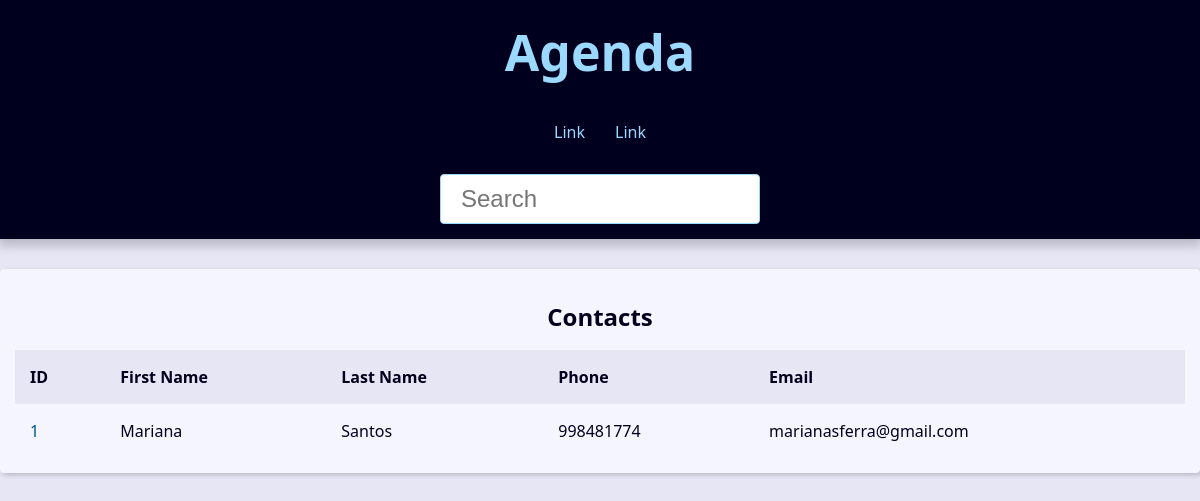
The app's page /, older data.
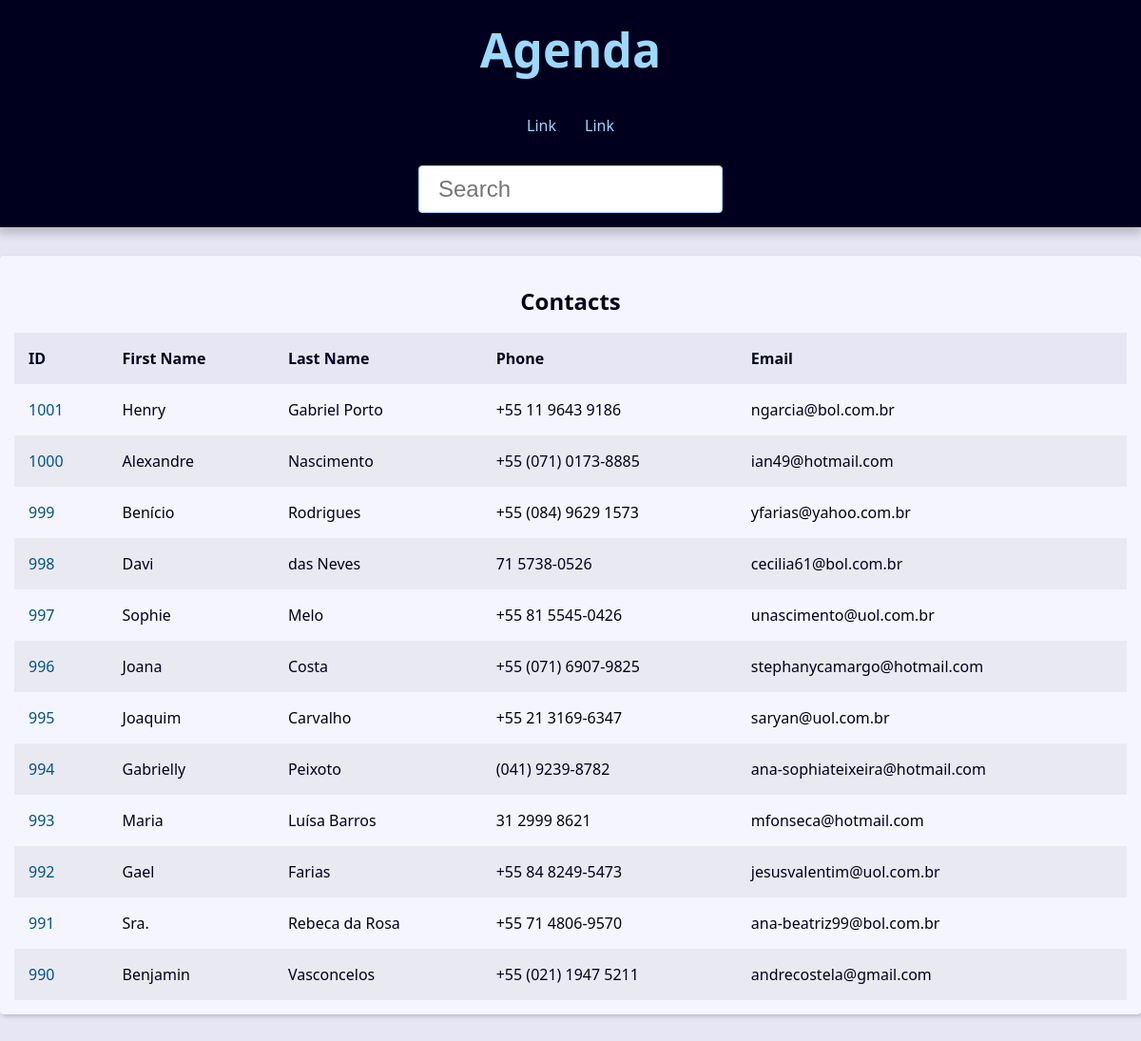
The same page, newer data.
### contact/models.py (models this page shows, shortened)
class Contact(models.Model):
    first_name = models.CharField(max_length=50)
    last_name = models.CharField(max_length=50, blank=True)
    phone = models.CharField(max_length=50)
    email = models.EmailField(max_length=254, blank=True)
    created_date = models.DateTimeField(default=timezone.now)
    description = models.TextField(blank=True)
    show = models.BooleanField(default=True)
    picture = models.ImageField(blank=True, upload_to='pictures/%Y/%m/')
    category = models.ForeignKey(Category, on_delete=models.SET_NULL, blank=True, null=True)
    owner = models.ForeignKey(User, on_delete=models.SET_NULL, blank=True, null=True)

### contact/views/contact_views.py (the view)
# urls.py: path('', views.index, name='index'),  # type:ignore
def index(request):
    contacts = Contact.objects.filter(show=True).order_by('-id')[:12]
    context = {
        'contacts': contacts,
        'site_title': 'Contatos - '
    }
    return render(request,
                  'contact/index.html',
                  context
                  )

### contact/templates/contact/index.html
{% extends "global/base.html" %}
{% block content %}
    <div class="responsive-table">
        <table class="contacts-table">
            <caption class="table-caption">
                Contacts
            </caption>
            <thead>
                <tr class="table-row table-row-header">
                    <th class="table-header">ID</th>
                    <th class="table-header">First Name</th>
                    <th class="table-header">Last Name</th>
                    <th class="table-header">Phone</th>
                    <th class="table-header">Email</th>
                </tr>
            </thead>
            <tbody>
                {% for contact in contacts %}
                    <tr class="table-row">
                        <td class="table-cel">
                            <a href="{% url 'contact:contact' contact.id %}" class="table-link">
                                {{ contact.id }}
                            </a>
                        </td>
                        <td class="table-cel">
                            {{ contact.first_name }}
                        </td>
                        <td class="table-cel">
                            {{ contact.last_name }}
                        </td>
                        <td class="table-cel">
                            {{ contact.phone }}
                        </td>
                        <td class="table-cel">
                            {{ contact.email }}
                        </td>
                    </tr>
                {% endfor %}
            </tbody>
        </table>
    </div>
{% endblock content %}

### base_templates/global/base.html
<!DOCTYPE html>
<html lang="pt-BR">
<head>
    {% include "global/partials/head.html" %}
</head>
<body>
    {% include "global/partials/header.html" %}
    <main class="content">
        {% block content %}{% endblock content %}
    </main>
</body>
</html>

### base_templates/global/partials/head.html (shortened to what this page needs)
{% load static %}
<link rel="stylesheet" href="{% static 'global/css/styles.css' %}">

### base_templates/global/partials/header.html
   <header class="header">
        <h1 class="header-heading">
            <a href="#" class="header-link">Agenda</a>
        </h1>
        <nav class="menu">
            <ul class="menu-list">
                <li class="menu-item">
                    <a href="#" class="menu-link">
                        Link
                    </a>
                </li>
                <li class="menu-item">
                    <a href="#" class="menu-link">
                        Link
                    </a>
                </li>
            </ul>
        </nav>
        <div class="search">
            <form action="" method="get">
                <input type="search" class="search-input" placeholder="Search" name='q'>
            </form>
        </div>
    </header>

### base_static/global/css/styles.css (style rules this page uses)
:root { --spacing: 1.5rem; --link-dark-color: rgb(0, 83, 134); --link-light-color: rgb(156, 217, 255); --clr-white: rgb(245, 245, 255); --clr-black: rgb(0, 0, 30); --clr-light-gray: rgb(230, 230, 245); --clr-dark-shadow-5: rgba(0, 0, 10, 5%); --clr-dark-shadow-10: rgba(0, 0, 10, 10%); --clr-dark-shadow-20: rgba(0, 0, 10, 20%); --clr-light-shadow-5: rgba(200, 200, 255, 5%); --clr-light-shadow-10: rgba(200, 200, 255, 10%); --clr-light-shadow-20: rgba(200, 200, 255, 20%); --main-page-width: 120rem; --table-min-width: 60rem; --biggest-font-size: 5rem; --bigger-font-size: 4rem; --big-font-size: 3.2rem; --medium-font-size: 2.4rem; --small-font-size: 1.6rem; --smaller-font-size: 1.4rem; --smallest-font-size: 1.2rem; --transition-fast: 300ms; --transition-medium: 600ms; --transition-slow: 1s; --default-border-radius: 4px; }
*, *::before, *::after { margin: 0; padding: 0; box-sizing: border-box; }
html { font-size: 62.5%; }
body { font-family: system-ui, -apple-system, BlinkMacSystemFont, 'Segoe UI', Roboto, Oxygen, Ubuntu, Cantarell, 'Open Sans', 'Helvetica Neue', sans-serif; line-height: 1.5; font-size: var(--small-font-size); color: var(--clr-black); -webkit-font-smoothing: antialiased; background: var(--clr-light-gray); }
.header { background: var(--clr-black); padding: var(--spacing); box-shadow: 0 5px 10px 2px var(--clr-dark-shadow-20); z-index: 1; position: relative; }
.header-heading { font-size: var(--biggest-font-size); text-align: center; }
.header-link { color: var(--link-light-color); text-decoration: none; transition: filter var(--transition-fast) ease-in-out; }
.menu { margin: var(--spacing); }
.menu-list { list-style: none; display: flex; justify-content: center; flex-flow: row wrap; }
.menu-link { display: block; padding: var(--spacing); color: var(--link-light-color); text-decoration: none; transition: background-color var(--transition-fast) ease-in-out; border-radius: var(--default-border-radius); }
.content { max-width: var(--main-page-width); margin: calc(var(--spacing) * 2) auto; padding: var(--spacing); background: var(--clr-white); box-shadow: 2px 2px 5px var(--clr-dark-shadow-20); border-radius: var(--default-border-radius); }
.responsive-table { width: 100%; overflow-x: auto; }
.contacts-table { width: 100%; min-width: var(--table-min-width); border-collapse: collapse; }
.table-caption { font-size: var(--medium-font-size); font-weight: bold; padding: var(--spacing); }
.table-row { text-align: left; text-overflow: ellipsis; transition: background-color var(--transition-fast) ease-in-out; }
.table-row:nth-of-type(2n) { background: var(--clr-dark-shadow-5); }
.table-row-header { background: var(--clr-light-gray); color: var(--clr-black); }
.table-cel, .table-header { padding: var(--spacing); }
.table-link { color: var(--link-dark-color); transition: color var(--transition-fast) ease-in-out; text-decoration: none; }
.search { display: flex; justify-content: center; }
.search-input { font-size: var(--medium-font-size); padding: 1rem 2rem; width: 100%; max-width: 32rem; border-radius: var(--default-border-radius); border: 1px solid var(--link-light-color); }

Row changes from the older to the newer data that the page shows:
removed Contact: id "1", first_name "Mariana", last_name "Santos", phone "998481774", email "marianasferra@gmail.com"
added Contact: id "1001", first_name "Henry", last_name "Gabriel Porto", phone "+55 11 9643 9186", email "ngarcia@bol.com.br"
added Contact: id "1000", first_name "Alexandre", last_name "Nascimento", phone "+55 (071) 0173-8885", email "ian49@hotmail.com"
added Contact: id "999", first_name "Benício", last_name "Rodrigues", phone "+55 (084) 9629 1573", email "yfarias@yahoo.com.br"
added Contact: id "998", first_name "Davi", last_name "das Neves", phone "71 5738-0526", email "cecilia61@bol.com.br"
added Contact: id "997", first_name "Sophie", last_name "Melo", phone "+55 81 5545-0426", email "unascimento@uol.com.br"
added Contact: id "996", first_name "Joana", last_name "Costa", phone "+55 (071) 6907-9825", email "stephanycamargo@hotmail.com"
added Contact: id "995", first_name "Joaquim", last_name "Carvalho", phone "+55 21 3169-6347", email "saryan@uol.com.br"
added Contact: id "994", first_name "Gabrielly", last_name "Peixoto", phone "(041) 9239-8782", email "ana-sophiateixeira@hotmail.com"
added Contact: id "993", first_name "Maria", last_name "Luísa Barros", phone "31 2999 8621", email "mfonseca@hotmail.com"
added Contact: id "992", first_name "Gael", last_name "Farias", phone "+55 84 8249-5473", email "jesusvalentim@uol.com.br"
added Contact: id "991", first_name "Sra.", last_name "Rebeca da Rosa", phone "+55 71 4806-9570", email "ana-beatriz99@bol.com.br"
added Contact: id "990", first_name "Benjamin", last_name "Vasconcelos", phone "+55 (021) 1947 5211", email "andrecostela@gmail.com"
